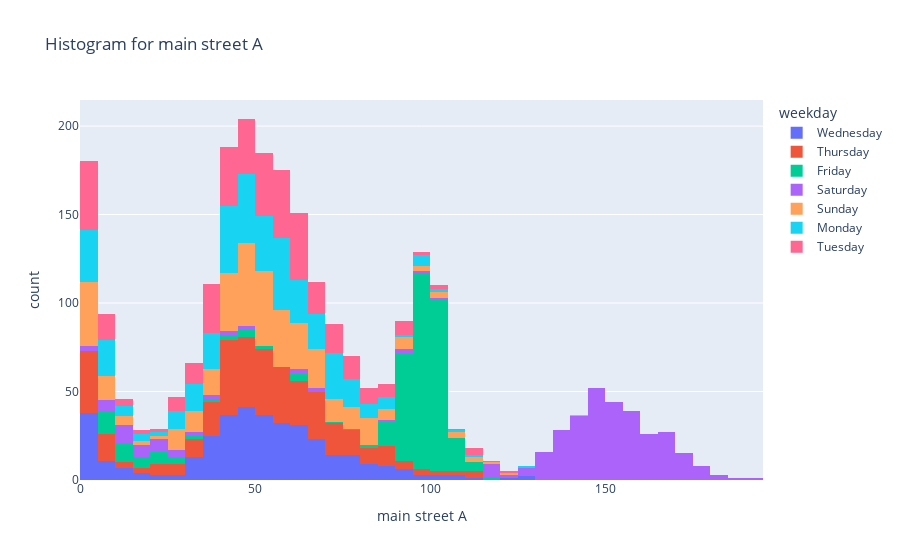
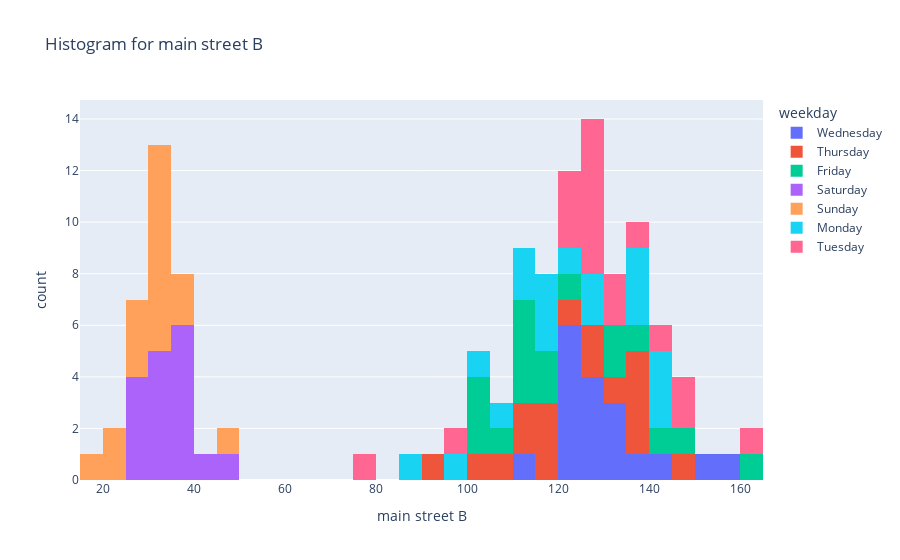
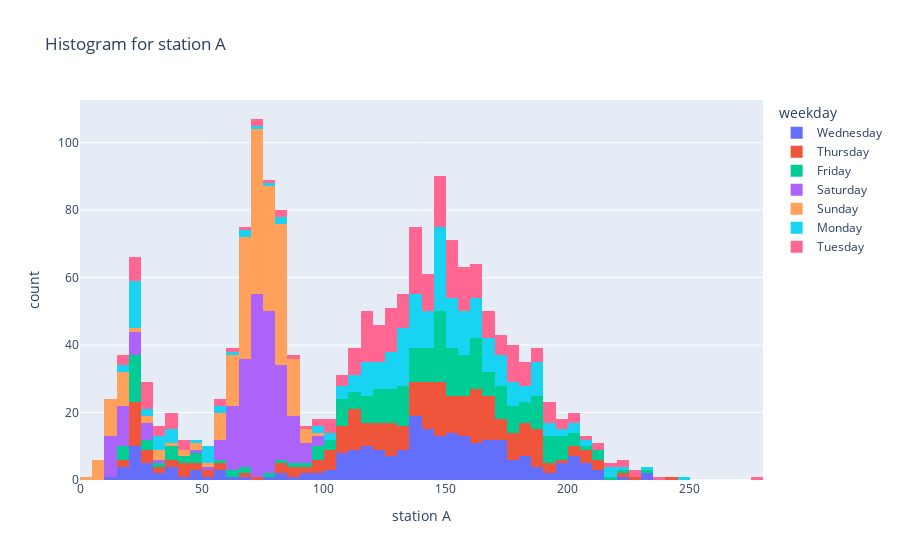
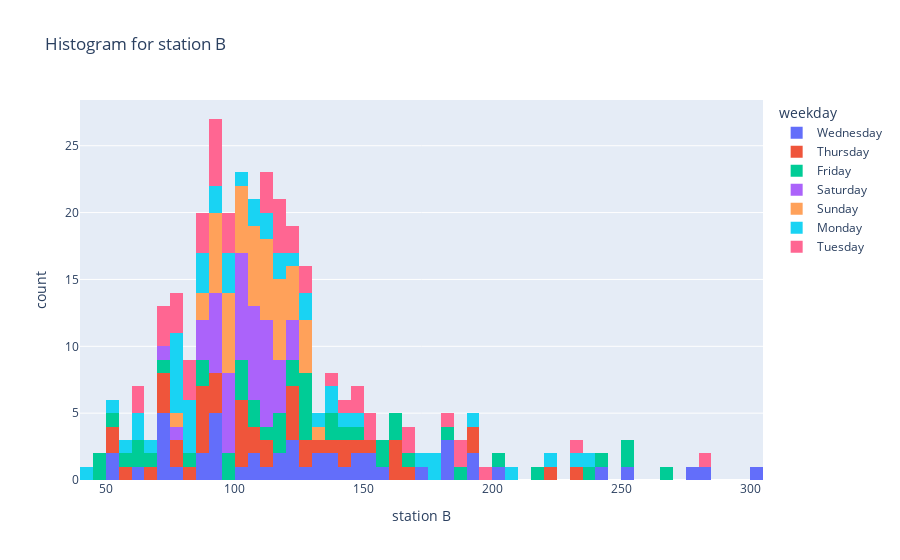

The notebook cell these images were saved under, in order:
### Code cell
for store in stores:
    fig = px.histogram(df, x=store, color="weekday", title="Histogram for {0}".format(store))
    fig.show()

### Figure 1 — Plotly figure (JSON) as saved in the notebook; plotly's stock layout.template omitted (floating-point values rounded to 4 significant figures; data arrays with more than 128 entries replaced by an {"elided": "..."} marker saying what was removed)
{"data": [{"alignmentgroup": "True", "bingroup": "x", "hovertemplate": "weekday=Wednesday<br>main street A=%{x}<br>count=%{y}<extra></extra>", "legendgroup": "Wednesday", "marker": {"color": "#636efa", "pattern": {"shape": ""}}, "name": "Wednesday", "offsetgroup": "Wednesday", "orientation": "v", "showlegend": true, "type": "histogram", "x": {"elided": "369 float values"}, "xaxis": "x", "yaxis": "y"}, {"alignmentgroup": "True", "bingroup": "x", "hovertemplate": "weekday=Thursday<br>main street A=%{x}<br>count=%{y}<extra></extra>", "legendgroup": "Thursday", "marker": {"color": "#EF553B", "pattern": {"shape": ""}}, "name": "Thursday", "offsetgroup": "Thursday", "orientation": "v", "showlegend": true, "type": "histogram", "x": {"elided": "368 float values"}, "xaxis": "x", "yaxis": "y"}, {"alignmentgroup": "True", "bingroup": "x", "hovertemplate": "weekday=Friday<br>main street A=%{x}<br>count=%{y}<extra></extra>", "legendgroup": "Friday", "marker": {"color": "#00cc96", "pattern": {"shape": ""}}, "name": "Friday", "offsetgroup": "Friday", "orientation": "v", "showlegend": true, "type": "histogram", "x": {"elided": "368 float values"}, "xaxis": "x", "yaxis": "y"}, {"alignmentgroup": "True", "bingroup": "x", "hovertemplate": "weekday=Saturday<br>main street A=%{x}<br>count=%{y}<extra></extra>", "legendgroup": "Saturday", "marker": {"color": "#ab63fa", "pattern": {"shape": ""}}, "name": "Saturday", "offsetgroup": "Saturday", "orientation": "v", "showlegend": true, "type": "histogram", "x": {"elided": "368 float values"}, "xaxis": "x", "yaxis": "y"}, {"alignmentgroup": "True", "bingroup": "x", "hovertemplate": "weekday=Sunday<br>main street A=%{x}<br>count=%{y}<extra></extra>", "legendgroup": "Sunday", "marker": {"color": "#FFA15A", "pattern": {"shape": ""}}, "name": "Sunday", "offsetgroup": "Sunday", "orientation": "v", "showlegend": true, "type": "histogram", "x": {"elided": "368 float values"}, "xaxis": "x", "yaxis": "y"}, {"alignmentgroup": "True", "bingroup": "x", "hovertemplate": "weekday=Monday<br>main street A=%{x}<br>count=%{y}<extra></extra>", "legendgroup": "Monday", "marker": {"color": "#19d3f3", "pattern": {"shape": ""}}, "name": "Monday", "offsetgroup": "Monday", "orientation": "v", "showlegend": true, "type": "histogram", "x": {"elided": "368 float values"}, "xaxis": "x", "yaxis": "y"}, {"alignmentgroup": "True", "bingroup": "x", "hovertemplate": "weekday=Tuesday<br>main street A=%{x}<br>count=%{y}<extra></extra>", "legendgroup": "Tuesday", "marker": {"color": "#FF6692", "pattern": {"shape": ""}}, "name": "Tuesday", "offsetgroup": "Tuesday", "orientation": "v", "showlegend": true, "type": "histogram", "x": {"elided": "368 float values"}, "xaxis": "x", "yaxis": "y"}], "layout": {"barmode": "relative", "legend": {"title": {"text": "weekday"}, "tracegroupgap": 0}, "title": {"text": "Histogram for main street A"}, "xaxis": {"anchor": "y", "domain": [0, 1], "title": {"text": "main street A"}}, "yaxis": {"anchor": "x", "domain": [0, 1], "title": {"text": "count"}}}}

### Figure 2 — Plotly figure (JSON) as saved in the notebook; plotly's stock layout.template omitted (floating-point values rounded to 4 significant figures; data arrays with more than 128 entries replaced by an {"elided": "..."} marker saying what was removed)
{"data": [{"alignmentgroup": "True", "bingroup": "x", "hovertemplate": "weekday=Wednesday<br>main street B=%{x}<br>count=%{y}<extra></extra>", "legendgroup": "Wednesday", "marker": {"color": "#636efa", "pattern": {"shape": ""}}, "name": "Wednesday", "offsetgroup": "Wednesday", "orientation": "v", "showlegend": true, "type": "histogram", "x": {"elided": "369 float values"}, "xaxis": "x", "yaxis": "y"}, {"alignmentgroup": "True", "bingroup": "x", "hovertemplate": "weekday=Thursday<br>main street B=%{x}<br>count=%{y}<extra></extra>", "legendgroup": "Thursday", "marker": {"color": "#EF553B", "pattern": {"shape": ""}}, "name": "Thursday", "offsetgroup": "Thursday", "orientation": "v", "showlegend": true, "type": "histogram", "x": {"elided": "368 float values"}, "xaxis": "x", "yaxis": "y"}, {"alignmentgroup": "True", "bingroup": "x", "hovertemplate": "weekday=Friday<br>main street B=%{x}<br>count=%{y}<extra></extra>", "legendgroup": "Friday", "marker": {"color": "#00cc96", "pattern": {"shape": ""}}, "name": "Friday", "offsetgroup": "Friday", "orientation": "v", "showlegend": true, "type": "histogram", "x": {"elided": "368 float values"}, "xaxis": "x", "yaxis": "y"}, {"alignmentgroup": "True", "bingroup": "x", "hovertemplate": "weekday=Saturday<br>main street B=%{x}<br>count=%{y}<extra></extra>", "legendgroup": "Saturday", "marker": {"color": "#ab63fa", "pattern": {"shape": ""}}, "name": "Saturday", "offsetgroup": "Saturday", "orientation": "v", "showlegend": true, "type": "histogram", "x": {"elided": "368 float values"}, "xaxis": "x", "yaxis": "y"}, {"alignmentgroup": "True", "bingroup": "x", "hovertemplate": "weekday=Sunday<br>main street B=%{x}<br>count=%{y}<extra></extra>", "legendgroup": "Sunday", "marker": {"color": "#FFA15A", "pattern": {"shape": ""}}, "name": "Sunday", "offsetgroup": "Sunday", "orientation": "v", "showlegend": true, "type": "histogram", "x": {"elided": "368 float values"}, "xaxis": "x", "yaxis": "y"}, {"alignmentgroup": "True", "bingroup": "x", "hovertemplate": "weekday=Monday<br>main street B=%{x}<br>count=%{y}<extra></extra>", "legendgroup": "Monday", "marker": {"color": "#19d3f3", "pattern": {"shape": ""}}, "name": "Monday", "offsetgroup": "Monday", "orientation": "v", "showlegend": true, "type": "histogram", "x": {"elided": "368 float values"}, "xaxis": "x", "yaxis": "y"}, {"alignmentgroup": "True", "bingroup": "x", "hovertemplate": "weekday=Tuesday<br>main street B=%{x}<br>count=%{y}<extra></extra>", "legendgroup": "Tuesday", "marker": {"color": "#FF6692", "pattern": {"shape": ""}}, "name": "Tuesday", "offsetgroup": "Tuesday", "orientation": "v", "showlegend": true, "type": "histogram", "x": {"elided": "368 float values"}, "xaxis": "x", "yaxis": "y"}], "layout": {"barmode": "relative", "legend": {"title": {"text": "weekday"}, "tracegroupgap": 0}, "title": {"text": "Histogram for main street B"}, "xaxis": {"anchor": "y", "domain": [0, 1], "title": {"text": "main street B"}}, "yaxis": {"anchor": "x", "domain": [0, 1], "title": {"text": "count"}}}}

### Figure 3 — Plotly figure (JSON) as saved in the notebook; plotly's stock layout.template omitted (floating-point values rounded to 4 significant figures; data arrays with more than 128 entries replaced by an {"elided": "..."} marker saying what was removed)
{"data": [{"alignmentgroup": "True", "bingroup": "x", "hovertemplate": "weekday=Wednesday<br>station A=%{x}<br>count=%{y}<extra></extra>", "legendgroup": "Wednesday", "marker": {"color": "#636efa", "pattern": {"shape": ""}}, "name": "Wednesday", "offsetgroup": "Wednesday", "orientation": "v", "showlegend": true, "type": "histogram", "x": {"elided": "369 float values"}, "xaxis": "x", "yaxis": "y"}, {"alignmentgroup": "True", "bingroup": "x", "hovertemplate": "weekday=Thursday<br>station A=%{x}<br>count=%{y}<extra></extra>", "legendgroup": "Thursday", "marker": {"color": "#EF553B", "pattern": {"shape": ""}}, "name": "Thursday", "offsetgroup": "Thursday", "orientation": "v", "showlegend": true, "type": "histogram", "x": {"elided": "368 float values"}, "xaxis": "x", "yaxis": "y"}, {"alignmentgroup": "True", "bingroup": "x", "hovertemplate": "weekday=Friday<br>station A=%{x}<br>count=%{y}<extra></extra>", "legendgroup": "Friday", "marker": {"color": "#00cc96", "pattern": {"shape": ""}}, "name": "Friday", "offsetgroup": "Friday", "orientation": "v", "showlegend": true, "type": "histogram", "x": {"elided": "368 float values"}, "xaxis": "x", "yaxis": "y"}, {"alignmentgroup": "True", "bingroup": "x", "hovertemplate": "weekday=Saturday<br>station A=%{x}<br>count=%{y}<extra></extra>", "legendgroup": "Saturday", "marker": {"color": "#ab63fa", "pattern": {"shape": ""}}, "name": "Saturday", "offsetgroup": "Saturday", "orientation": "v", "showlegend": true, "type": "histogram", "x": {"elided": "368 float values"}, "xaxis": "x", "yaxis": "y"}, {"alignmentgroup": "True", "bingroup": "x", "hovertemplate": "weekday=Sunday<br>station A=%{x}<br>count=%{y}<extra></extra>", "legendgroup": "Sunday", "marker": {"color": "#FFA15A", "pattern": {"shape": ""}}, "name": "Sunday", "offsetgroup": "Sunday", "orientation": "v", "showlegend": true, "type": "histogram", "x": {"elided": "368 float values"}, "xaxis": "x", "yaxis": "y"}, {"alignmentgroup": "True", "bingroup": "x", "hovertemplate": "weekday=Monday<br>station A=%{x}<br>count=%{y}<extra></extra>", "legendgroup": "Monday", "marker": {"color": "#19d3f3", "pattern": {"shape": ""}}, "name": "Monday", "offsetgroup": "Monday", "orientation": "v", "showlegend": true, "type": "histogram", "x": {"elided": "368 float values"}, "xaxis": "x", "yaxis": "y"}, {"alignmentgroup": "True", "bingroup": "x", "hovertemplate": "weekday=Tuesday<br>station A=%{x}<br>count=%{y}<extra></extra>", "legendgroup": "Tuesday", "marker": {"color": "#FF6692", "pattern": {"shape": ""}}, "name": "Tuesday", "offsetgroup": "Tuesday", "orientation": "v", "showlegend": true, "type": "histogram", "x": {"elided": "368 float values"}, "xaxis": "x", "yaxis": "y"}], "layout": {"barmode": "relative", "legend": {"title": {"text": "weekday"}, "tracegroupgap": 0}, "title": {"text": "Histogram for station A"}, "xaxis": {"anchor": "y", "domain": [0, 1], "title": {"text": "station A"}}, "yaxis": {"anchor": "x", "domain": [0, 1], "title": {"text": "count"}}}}

### Figure 4 — Plotly figure (JSON) as saved in the notebook; plotly's stock layout.template omitted (floating-point values rounded to 4 significant figures; data arrays with more than 128 entries replaced by an {"elided": "..."} marker saying what was removed)
{"data": [{"alignmentgroup": "True", "bingroup": "x", "hovertemplate": "weekday=Wednesday<br>station B=%{x}<br>count=%{y}<extra></extra>", "legendgroup": "Wednesday", "marker": {"color": "#636efa", "pattern": {"shape": ""}}, "name": "Wednesday", "offsetgroup": "Wednesday", "orientation": "v", "showlegend": true, "type": "histogram", "x": {"elided": "369 float values"}, "xaxis": "x", "yaxis": "y"}, {"alignmentgroup": "True", "bingroup": "x", "hovertemplate": "weekday=Thursday<br>station B=%{x}<br>count=%{y}<extra></extra>", "legendgroup": "Thursday", "marker": {"color": "#EF553B", "pattern": {"shape": ""}}, "name": "Thursday", "offsetgroup": "Thursday", "orientation": "v", "showlegend": true, "type": "histogram", "x": {"elided": "368 float values"}, "xaxis": "x", "yaxis": "y"}, {"alignmentgroup": "True", "bingroup": "x", "hovertemplate": "weekday=Friday<br>station B=%{x}<br>count=%{y}<extra></extra>", "legendgroup": "Friday", "marker": {"color": "#00cc96", "pattern": {"shape": ""}}, "name": "Friday", "offsetgroup": "Friday", "orientation": "v", "showlegend": true, "type": "histogram", "x": {"elided": "368 float values"}, "xaxis": "x", "yaxis": "y"}, {"alignmentgroup": "True", "bingroup": "x", "hovertemplate": "weekday=Saturday<br>station B=%{x}<br>count=%{y}<extra></extra>", "legendgroup": "Saturday", "marker": {"color": "#ab63fa", "pattern": {"shape": ""}}, "name": "Saturday", "offsetgroup": "Saturday", "orientation": "v", "showlegend": true, "type": "histogram", "x": {"elided": "368 float values"}, "xaxis": "x", "yaxis": "y"}, {"alignmentgroup": "True", "bingroup": "x", "hovertemplate": "weekday=Sunday<br>station B=%{x}<br>count=%{y}<extra></extra>", "legendgroup": "Sunday", "marker": {"color": "#FFA15A", "pattern": {"shape": ""}}, "name": "Sunday", "offsetgroup": "Sunday", "orientation": "v", "showlegend": true, "type": "histogram", "x": {"elided": "368 float values"}, "xaxis": "x", "yaxis": "y"}, {"alignmentgroup": "True", "bingroup": "x", "hovertemplate": "weekday=Monday<br>station B=%{x}<br>count=%{y}<extra></extra>", "legendgroup": "Monday", "marker": {"color": "#19d3f3", "pattern": {"shape": ""}}, "name": "Monday", "offsetgroup": "Monday", "orientation": "v", "showlegend": true, "type": "histogram", "x": {"elided": "368 float values"}, "xaxis": "x", "yaxis": "y"}, {"alignmentgroup": "True", "bingroup": "x", "hovertemplate": "weekday=Tuesday<br>station B=%{x}<br>count=%{y}<extra></extra>", "legendgroup": "Tuesday", "marker": {"color": "#FF6692", "pattern": {"shape": ""}}, "name": "Tuesday", "offsetgroup": "Tuesday", "orientation": "v", "showlegend": true, "type": "histogram", "x": {"elided": "368 float values"}, "xaxis": "x", "yaxis": "y"}], "layout": {"barmode": "relative", "legend": {"title": {"text": "weekday"}, "tracegroupgap": 0}, "title": {"text": "Histogram for station B"}, "xaxis": {"anchor": "y", "domain": [0, 1], "title": {"text": "station B"}}, "yaxis": {"anchor": "x", "domain": [0, 1], "title": {"text": "count"}}}}
